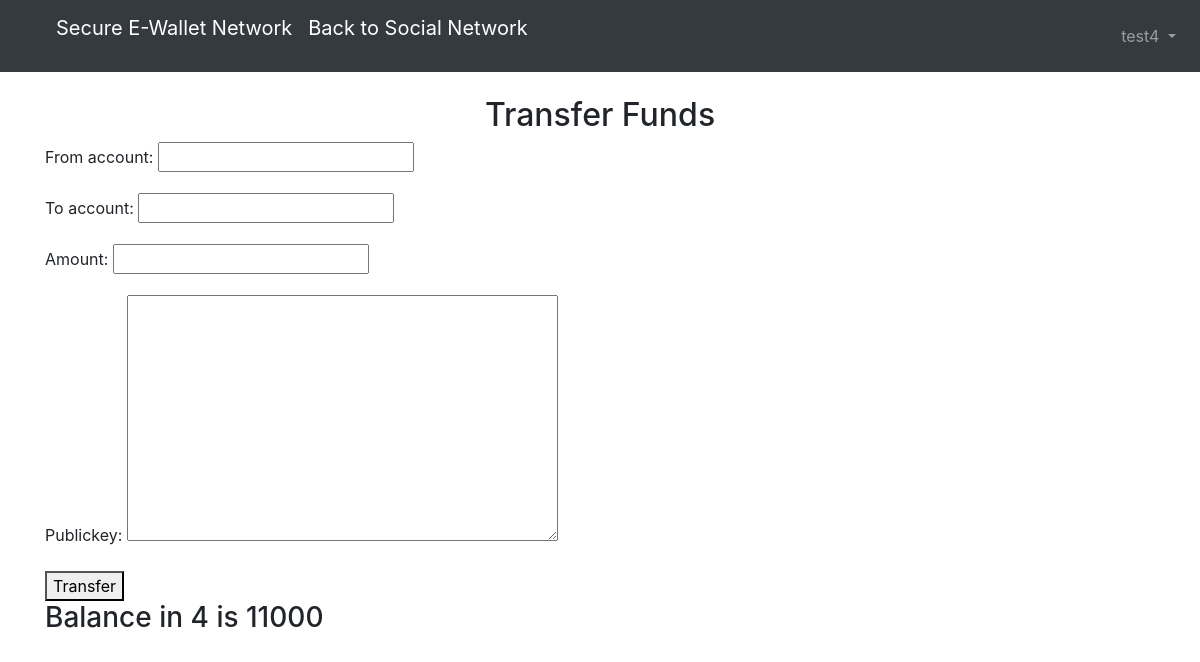
The app's page /account/transferfunds/ (signed in), older data.
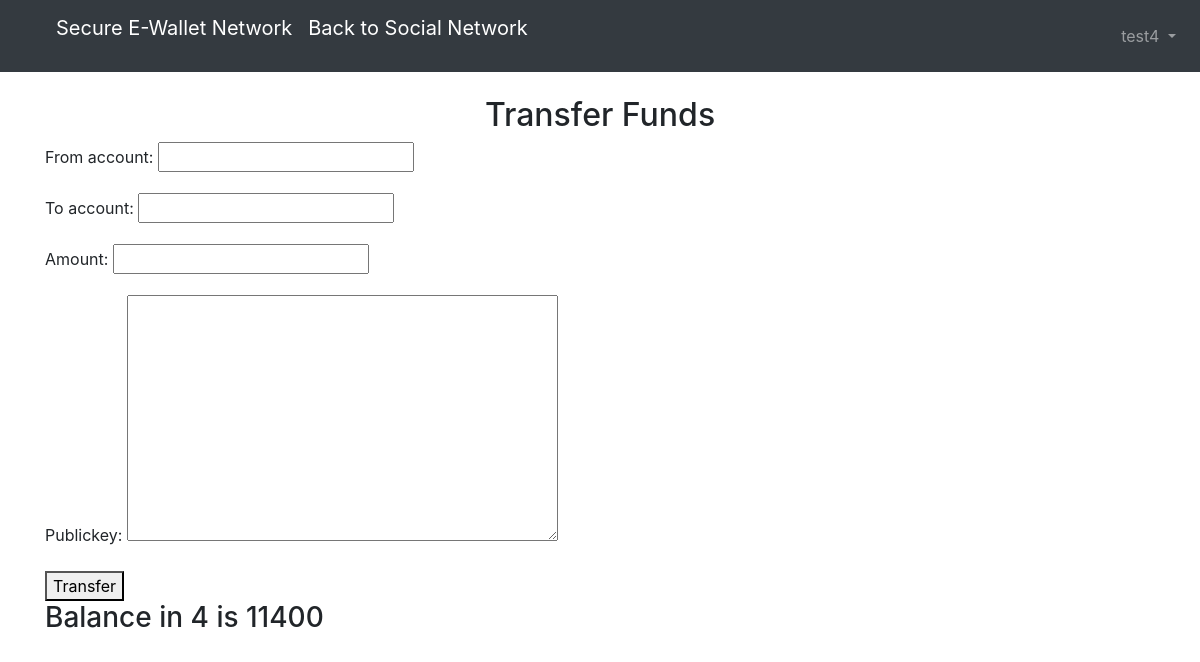
The same page, newer data.
### accounts/models.py (models this page shows)
class Account(models.Model):
    user=models.ForeignKey(UserProfile, related_name=("users"), on_delete=models.DO_NOTHING,null=True,blank=True)
    balance=models.IntegerField(default=10000)
    accountid=models.IntegerField(default=3,primary_key=True, unique=True)
    def __str__(self):
        details=self.user.user.username+" : "+str(self.accountid)
        return str(details)

### accounts/views.py (the view, shortened to what this page needs)
# urls.py: path('transferfunds/',views.TransferFunds.as_view(template_name='transfer_funds.html'),name='transferfunds'),
class TransferFunds(LoginRequiredMixin, TemplateView):
    template_name='transfer_funds.html'
    login_url='login'
    def get(self,request):
        role=who_is(request)
        form_class=TransferFundsForm
        accounts=models.Account.objects.all()
        user_id=request.user.id
        user_accounts=[]
        for account in accounts:
            if account.user.user.id==user_id:
                user_accounts.append(account)
        print(user_accounts)
        return render(request,'accounts/transfer_funds.html',context={
            'user_accounts':user_accounts,
            'transact_form':form_class,
        })

### accounts/views.py (called while the page is built)
def who_is(request):
    role=request.user.id
    for all_users in models.UserProfile.objects.all():
        if all_users.user.id==role:
            actual_user=all_users
    return actual_user.role

### accounts/templates/accounts/transfer_funds.html (shortened to what this page needs)
{% extends 'base1.html' %}
{% block content %}
<h2 style="text-align: center;">Transfer Funds</h2>
<form method="POST">
    {{ transact_form.as_p }}
    <button type="btn btn-success" value="submit">Transfer</button>
</form>
{% for account in user_accounts %}
<h3>Balance in {{ account.accountid }} is {{ account.balance }}</h3>
{% endfor %}
    {% endblock %}

Row changes from the older to the newer data that the page shows:
changed Account id 4: balance "11000" → "11400"
